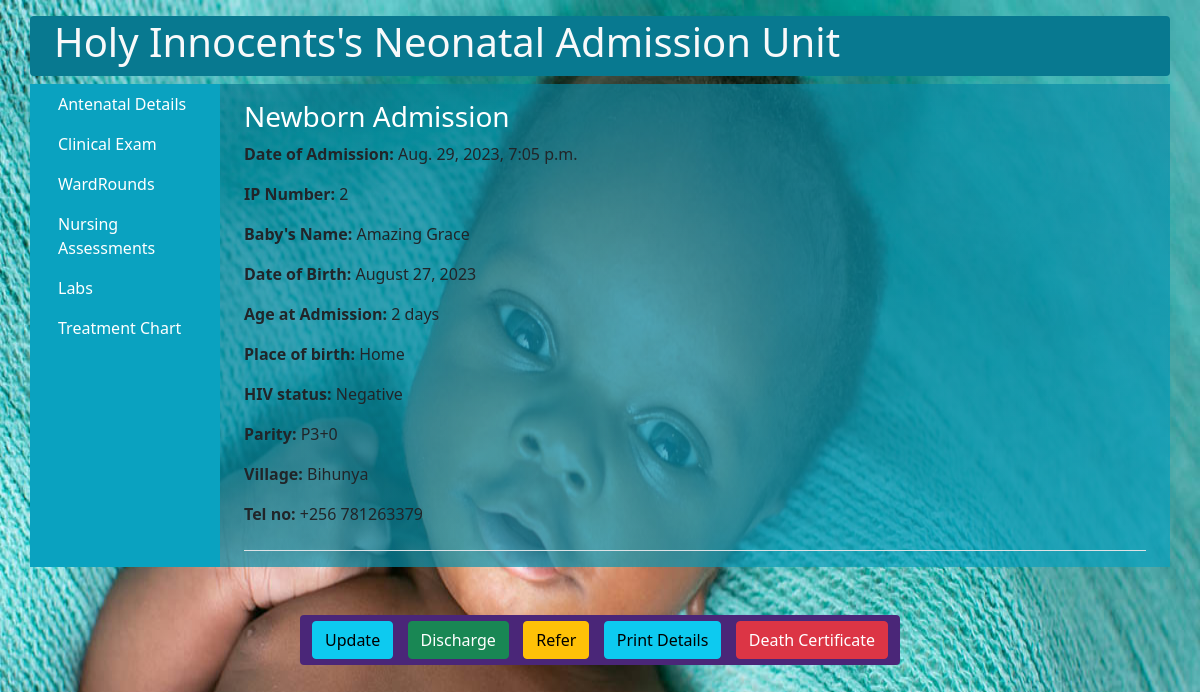
Before: /newborn/print/2/ with the older database file.
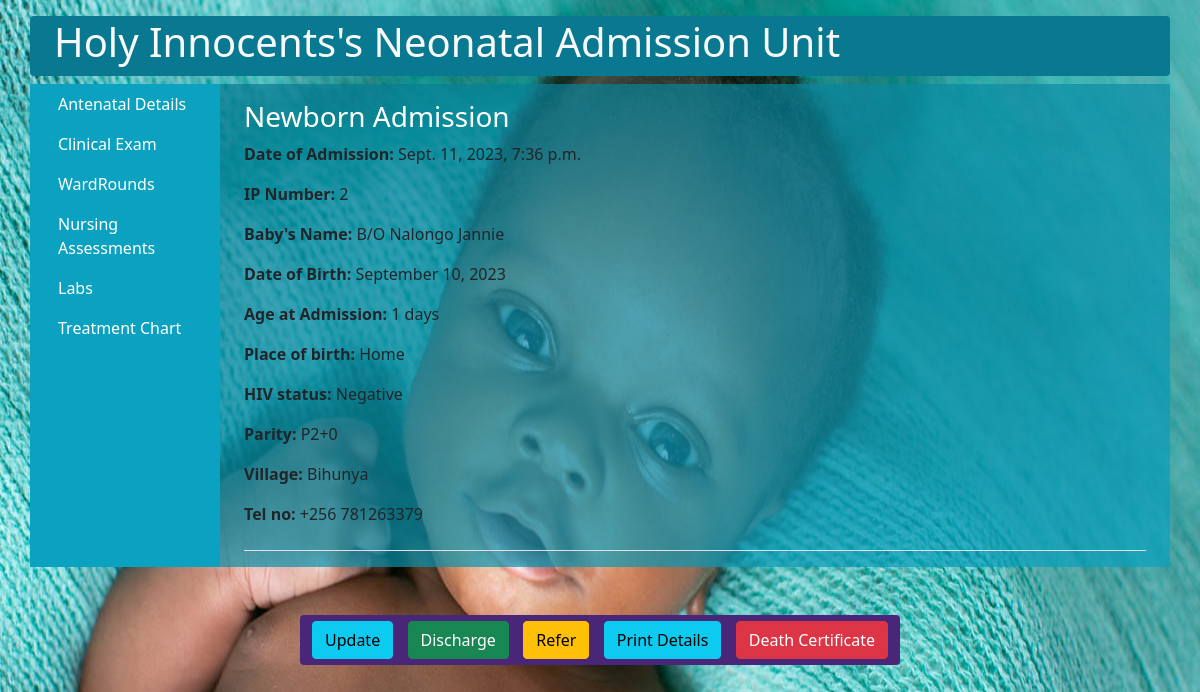
After: the same page with the newer database file.
### newborn/models.py (models this page shows, shortened)
class NewbornAdmission(models.Model):
    PLACE_OF_BIRTH_CHOICES = [
        ('Hospital', 'Hospital'),
        ('Along the road', 'Along the road'),
        ('Home', 'Home'),
    ]
    MODE_OF_DELIVERY_CHOICES = [
        ('SVD', 'SVD (Spontaneous Vaginal Delivery)'),
        ('C/S', 'C/S (Caesarean Section)'),
    ]
    MEANS_OF_TRANSPORT_CHOICES = [
        ('Ambulance', 'Ambulance'),
        ('Public means', 'Public means'),
    ]
    YES_NO_CHOICES = [
        ('Yes', 'Yes'),
        ('No', 'No'),
    ]
    SEX = [
        ('M', 'M'),
        ('F', 'F'),
    ]
    admission_date = models.DateTimeField()
    name = models.CharField(max_length=100)
    sex = models.CharField(max_length=100, choices=SEX)
    birth_weight = models.DecimalField(max_digits=2, decimal_places=1)
    delivery_date = models.DateTimeField()
    place_of_birth = models.CharField(max_length=20, choices=PLACE_OF_BIRTH_CHOICES)
    hospital_name = models.CharField(max_length=100, blank=True, null=True)
    mode_of_delivery = models.CharField(max_length=3, choices=MODE_OF_DELIVERY_CHOICES)
    indication = models.CharField(max_length=100, blank=True, null=True)
    resuscitation_done = models.CharField(max_length=3, choices=YES_NO_CHOICES)
    resuscitation_choices_1 = models.BooleanField(verbose_name='Bag&Mask', default=False, blank=True)
    resuscitation_choices_2 = models.BooleanField(verbose_name='Oxygen', default=False, blank=True)
    referred_in = models.CharField(max_length=3, choices=YES_NO_CHOICES)
    facility_name = models.CharField(max_length=100, blank=True, null=True)
    referral_date_time = models.DateTimeField(blank=True, null=True)
    reason_for_referral = models.CharField(max_length=100, blank=True, null=True)
    means_of_transport = models.CharField(max_length=20, choices=MEANS_OF_TRANSPORT_CHOICES, blank=True, null=True)
    oxygen_transport = models.CharField(max_length=3, choices=YES_NO_CHOICES, blank=True, null=True)
    mother = models.ForeignKey(MotherDetails, on_delete=models.CASCADE, null=True)

class MotherDetails(models.Model):
    name = models.CharField(max_length=50)
    age = models.IntegerField(default=28)
    blood_group = models.CharField(max_length=50, choices=BLOOD_GROUP)
    parity = models.CharField(max_length=100)
    number_of_living_children = models.CharField(max_length=100)
    hiv_status = models.CharField(max_length=50, choices=HIV_STATUS)
    level_of_education = models.CharField(max_length=50, choices=LEVEL_OF_EDUCATION)
    occupation = models.CharField(max_length=50, choices=OCCUPATION)
    location = models.ForeignKey(MotherLocation, on_delete=models.CASCADE, null=True)

class MotherLocation(models.Model):
    country = models.CharField(max_length=100)
    district = models.ForeignKey(District, on_delete=models.CASCADE)
    county_municipality = models.ForeignKey(CountyMunicipality, on_delete=models.CASCADE)
    subcounty = models.ForeignKey(Subcounty, on_delete=models.CASCADE)
    parish = models.ForeignKey(Parish, on_delete=models.CASCADE)
    village = models.ForeignKey(Village, on_delete=models.CASCADE)
    nin_no = models.CharField(max_length=100, default='CMX10000000')
    contact = models.CharField(max_length=100, default='+256 ')

class Village(models.Model):
    parish = models.ForeignKey(Parish, on_delete=models.CASCADE, null=True)
    name = models.CharField(max_length=100)
    def __str__(self):
        return self.name

### newborn/views.py (the view)
# urls.py: path('newborn/print/<int:pk>/', views.print_detail, name='clerkship-page'),
def print_detail(request, pk):
    newborn = NewbornAdmission.objects.get(pk=pk)
    age_delta = newborn.admission_date.date() - newborn.delivery_date.date()
    age_days = age_delta.days
    context = {
            'newborn': newborn,
            'age_days': age_days,
    }
    return render(request, 'newborn/details.html', context)

### newborn/templates/newborn/details.html (shortened to what this page needs)
{% load static %}
{% load bootstrap5 %}
<!DOCTYPE html>
<html lang="en">
<head>
    <link rel="stylesheet" type="text/css" href="{% static 'css/main.css' %}">
    <link rel="stylesheet" type="text/css" href="{% static 'bootstrap/css/bootstrap.min.css' %}">
</head>
<body class="print_bg">
    <nav class="container navbar navbar-expand-md navbar-light bottomnavbar text-light justify-text-center mb-2 mt-3 rounded" style="height: 60px;">
        <div class="container">
            <ul class="ml-5 nav navbar-nav navbar-center">
                <li>
                    <h1 class="text-center">Holy Innocents's Neonatal Admission Unit<h1>
                </li>
            </ul>
        </div>
     </nav>
    <div class="container">
        <div class="row">
            <nav class="col-md-2 d-none d-md-block tablenavbar sidebar">
                <div class="sidebar-sticky">
                    <ul class="nav flex-column">
 			<li class="nav-item">
                            <a class="nav-link text-white" href="{% url 'mothers_antenatal_details' pk=newborn.id %}">Antenatal Details</a>
                        </li>
                        <li class="nav-item">
                            <a class="nav-link text-white" href="{% url 'clinical-exam' pk=newborn.id %}">Clinical Exam</a>
                        </li>
                        <li class="nav-item">
                            <a class="nav-link text-white" href="#">WardRounds</a>
                        </li>
                        <li class="nav-item">
                            <a class="nav-link text-white" href="#">Nursing Assessments</a>
                        </li>
                        <li class="nav-item">
				<a class="nav-link text-white" href="{% url 'lab-request' newborn.pk %}">Labs</a>
                        </li>
			<li class="nav-item">
				<a class="nav-link text-white" href="{% url 'patient_treatment_chart' newborn.pk %}">Treatment Chart</a>
			</li>
                     </ul>
                 </div>
              </nav>
              <main role="main" class="col-md-9 ml-sm-auto col-lg-10 px-4 gradient_print">
                <div class="justify-content-between flex-wrap flex-md-nowrap align-items-center pt-3 pb-2 mb-3 border-bottom">
                    <h3 class="text-white">Newborn Admission</h3>
                    <p><b>Date of Admission:</b> {{ newborn.admission_date}}</p>
                    <p><b>IP Number:</b> {{ newborn.pk }} </p>
                    <p><b>Baby's Name:</b> {{ newborn.name}}</p>
                    <p><b>Date of Birth:</b> {{ newborn.delivery_date|date:"F j, Y" }}</p>
                    <p><b>Age at Admission:</b> {{ age_days }} days</p>
                    <p><b>Place of birth:</b> {{ newborn.place_of_birth}}</p>
                    <p><b>HIV status:</b> {{ newborn.mother.hiv_status}}</p>
                    <p><b>Parity:</b> {{ newborn.mother.parity}}</p>
                    <p><b>Village:</b> {{ newborn.mother.location.village}}</p>
                    <p><b>Tel no:</b> {{ newborn.mother.location.contact}} </p></div>
                 </div>
            </div>
        <div class="container mt-5 mb-2 justify-content-center rounded" style="height: 50px; width: 600px; background-color: #4A2678;">
  <div class="d-flex justify-content-between align-items-center h-100">
    <a class="btn btn-info" href="{% url 'update-details' pk=newborn.id  %}" role="button">Update</a>
    <a class="btn btn-success" href="{% url 'discharge' pk=newborn.id %}" role="button">Discharge</a>
    <a class="btn btn-warning" href="#" role="button">Refer</a>
    <a class="btn btn-info" href="{% url 'more-details' newborn.pk %}" role="button">Print Details</a>
    <a class="btn btn-danger" href="#" role="button">Death Certificate</a>
  </div>
</div>
</body>
</html>

Changed rows visible on the page:
changed NewbornAdmission "Home": admission_date "Aug. 29, 2023, 7:05 p.m." → "Sept. 11, 2023, 7:36 p.m."; name "Amazing Grace" → "B/O Nalongo Jannie"; delivery_date "August 27, 2023" → "September 10, 2023"; mother.parity "P3+0" → "P2+0"
Other visible differences:
{{ age_days }}: "2" → "1"
